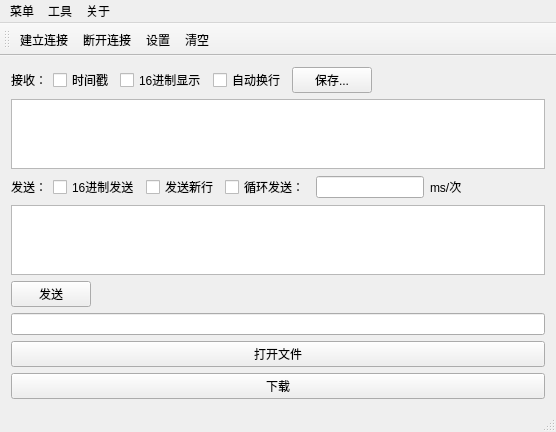
<?xml version="1.0" encoding="UTF-8"?>
<ui version="4.0">
 <class>MainWindow</class>
 <widget class="QMainWindow" name="MainWindow">
  <property name="geometry">
   <rect>
    <x>0</x>
    <y>0</y>
    <width>556</width>
    <height>417</height>
   </rect>
  </property>
  <property name="windowTitle">
   <string>超级串口调试大师</string>
  </property>
  <property name="styleSheet">
   <string notr="true"/>
  </property>
  <widget class="QWidget" name="centralWidget">
   <property name="styleSheet">
    <string notr="true"/>
   </property>
   <layout class="QVBoxLayout" name="verticalLayout">
    <item>
     <layout class="QHBoxLayout" name="horizontalLayout_2">
      <item>
       <widget class="QLabel" name="label">
        <property name="text">
         <string>接收：</string>
        </property>
       </widget>
      </item>
      <item>
       <widget class="QCheckBox" name="checkBox_Time">
        <property name="text">
         <string>时间戳</string>
        </property>
       </widget>
      </item>
      <item>
       <widget class="QCheckBox" name="checkBox_HexDisplay">
        <property name="text">
         <string>16进制显示</string>
        </property>
       </widget>
      </item>
      <item>
       <widget class="QCheckBox" name="checkBox_AutoEnter">
        <property name="text">
         <string>自动换行</string>
        </property>
       </widget>
      </item>
      <item>
       <widget class="QPushButton" name="pushButton_Save">
        <property name="text">
         <string>保存...</string>
        </property>
       </widget>
      </item>
      <item>
       <spacer name="horizontalSpacer_2">
        <property name="orientation">
         <enum>Qt::Horizontal</enum>
        </property>
        <property name="sizeHint" stdset="0">
         <size>
          <width>40</width>
          <height>20</height>
         </size>
        </property>
       </spacer>
      </item>
     </layout>
    </item>
    <item>
     <widget class="QTextBrowser" name="textBrowser_Receive"/>
    </item>
    <item>
     <layout class="QHBoxLayout" name="horizontalLayout_3">
      <item>
       <widget class="QLabel" name="label_2">
        <property name="text">
         <string>发送：</string>
        </property>
       </widget>
      </item>
      <item>
       <widget class="QCheckBox" name="checkBox_HexSend">
        <property name="text">
         <string>16进制发送</string>
        </property>
       </widget>
      </item>
      <item>
       <widget class="QCheckBox" name="checkBox_SendNewLine">
        <property name="text">
         <string>发送新行</string>
        </property>
       </widget>
      </item>
      <item>
       <widget class="QCheckBox" name="checkBox_LoopSend">
        <property name="text">
         <string>循环发送：</string>
        </property>
       </widget>
      </item>
      <item>
       <widget class="QLineEdit" name="lineEdit_Timing">
        <property name="maxLength">
         <number>5</number>
        </property>
       </widget>
      </item>
      <item>
       <widget class="QLabel" name="label_3">
        <property name="text">
         <string>ms/次</string>
        </property>
       </widget>
      </item>
      <item>
       <spacer name="horizontalSpacer_3">
        <property name="orientation">
         <enum>Qt::Horizontal</enum>
        </property>
        <property name="sizeHint" stdset="0">
         <size>
          <width>40</width>
          <height>20</height>
         </size>
        </property>
       </spacer>
      </item>
     </layout>
    </item>
    <item>
     <widget class="QTextEdit" name="textEdit_Send">
      <property name="styleSheet">
       <string notr="true"/>
      </property>
     </widget>
    </item>
    <item>
     <layout class="QHBoxLayout" name="horizontalLayout_4">
      <item>
       <layout class="QHBoxLayout" name="horizontalLayout">
        <item>
         <widget class="QPushButton" name="pushButton_Send">
          <property name="text">
           <string>发送</string>
          </property>
         </widget>
        </item>
       </layout>
      </item>
      <item>
       <spacer name="horizontalSpacer">
        <property name="orientation">
         <enum>Qt::Horizontal</enum>
        </property>
        <property name="sizeHint" stdset="0">
         <size>
          <width>40</width>
          <height>20</height>
         </size>
        </property>
       </spacer>
      </item>
     </layout>
    </item>
    <item>
     <widget class="QLineEdit" name="lineEdit_FilePath"/>
    </item>
    <item>
     <widget class="QPushButton" name="pushButton_Open">
      <property name="text">
       <string>打开文件</string>
      </property>
     </widget>
    </item>
    <item>
     <widget class="QPushButton" name="pushButton_download">
      <property name="text">
       <string>下载</string>
      </property>
     </widget>
    </item>
   </layout>
  </widget>
  <widget class="QMenuBar" name="menuBar">
   <property name="geometry">
    <rect>
     <x>0</x>
     <y>0</y>
     <width>556</width>
     <height>23</height>
    </rect>
   </property>
   <widget class="QMenu" name="menuCalls">
    <property name="title">
     <string>菜单</string>
    </property>
    <addaction name="actionConnect"/>
    <addaction name="actionDisconnect"/>
    <addaction name="separator"/>
    <addaction name="actionQuit"/>
   </widget>
   <widget class="QMenu" name="menuTools">
    <property name="title">
     <string>工具</string>
    </property>
    <addaction name="actionConfigure"/>
    <addaction name="actionClear"/>
   </widget>
   <widget class="QMenu" name="menuHelp">
    <property name="title">
     <string>关于</string>
    </property>
    <addaction name="actionAbout"/>
   </widget>
   <addaction name="menuCalls"/>
   <addaction name="menuTools"/>
   <addaction name="menuHelp"/>
  </widget>
  <widget class="QToolBar" name="mainToolBar">
   <attribute name="toolBarArea">
    <enum>TopToolBarArea</enum>
   </attribute>
   <attribute name="toolBarBreak">
    <bool>false</bool>
   </attribute>
   <addaction name="actionConnect"/>
   <addaction name="actionDisconnect"/>
   <addaction name="actionConfigure"/>
   <addaction name="actionClear"/>
  </widget>
  <widget class="QStatusBar" name="statusBar"/>
  <action name="actionAbout">
   <property name="text">
    <string>关于软件</string>
   </property>
   <property name="toolTip">
    <string>About program</string>
   </property>
   <property name="shortcut">
    <string>Alt+A</string>
   </property>
  </action>
  <action name="actionAboutQt">
   <property name="text">
    <string>About Qt</string>
   </property>
  </action>
  <action name="actionConnect">
   <property name="icon">
    <iconset resource="terminal.qrc">
     <normaloff>:/images/connect.png</normaloff>:/images/connect.png</iconset>
   </property>
   <property name="text">
    <string>建立连接</string>
   </property>
   <property name="toolTip">
    <string>连接</string>
   </property>
   <property name="shortcut">
    <string>Ctrl+O</string>
   </property>
  </action>
  <action name="actionDisconnect">
   <property name="icon">
    <iconset resource="terminal.qrc">
     <normaloff>:/images/disconnect.png</normaloff>:/images/disconnect.png</iconset>
   </property>
   <property name="text">
    <string>断开连接</string>
   </property>
   <property name="toolTip">
    <string>断开</string>
   </property>
   <property name="shortcut">
    <string>Ctrl+D</string>
   </property>
  </action>
  <action name="actionConfigure">
   <property name="icon">
    <iconset resource="terminal.qrc">
     <normaloff>:/images/settings.png</normaloff>:/images/settings.png</iconset>
   </property>
   <property name="text">
    <string>设置</string>
   </property>
   <property name="toolTip">
    <string>设置</string>
   </property>
   <property name="shortcut">
    <string>Alt+C</string>
   </property>
  </action>
  <action name="actionClear">
   <property name="icon">
    <iconset resource="terminal.qrc">
     <normaloff>:/images/clear.png</normaloff>:/images/clear.png</iconset>
   </property>
   <property name="text">
    <string>清空</string>
   </property>
   <property name="toolTip">
    <string>清空</string>
   </property>
   <property name="shortcut">
    <string>Alt+L</string>
   </property>
  </action>
  <action name="actionQuit">
   <property name="icon">
    <iconset resource="terminal.qrc">
     <normaloff>:/images/application-exit.png</normaloff>:/images/application-exit.png</iconset>
   </property>
   <property name="text">
    <string>&amp;Quit</string>
   </property>
   <property name="shortcut">
    <string>Ctrl+Q</string>
   </property>
  </action>
 </widget>
 <layoutdefault spacing="6" margin="11"/>
 <resources>
  <include location="terminal.qrc"/>
 </resources>
 <connections/>
</ui>
